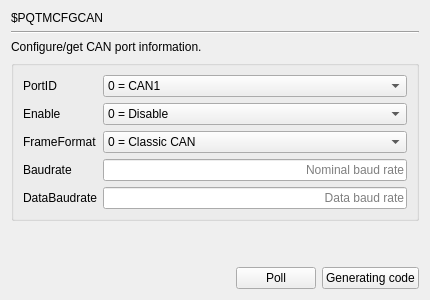
     <widget class="QWidget" name="page_PQTMCFGCAN">
      <layout class="QGridLayout" name="gridLayout_19">
       <item row="0" column="0">
        <widget class="QLabel" name="label_510">
         <property name="text">
          <string>$PQTMCFGCAN</string>
         </property>
        </widget>
       </item>
       <item row="1" column="0" colspan="4">
        <widget class="Line" name="line_133">
         <property name="orientation">
          <enum>Qt::Horizontal</enum>
         </property>
        </widget>
       </item>
       <item row="2" column="0" colspan="3">
        <widget class="QLabel" name="label_511">
         <property name="text">
          <string>Configure/get CAN port information.</string>
         </property>
        </widget>
       </item>
       <item row="3" column="0" colspan="4">
        <widget class="QGroupBox" name="groupBox_10">
         <property name="title">
          <string/>
         </property>
         <layout class="QGridLayout" name="gridLayout_18">
          <item row="4" column="0">
           <widget class="QLabel" name="label_14">
            <property name="text">
             <string>DataBaudrate</string>
            </property>
           </widget>
          </item>
          <item row="1" column="1">
           <widget class="QComboBox" name="comboBox_PQTMCFGCAN_Enable">
            <item>
             <property name="text">
              <string>0 = Disable</string>
             </property>
            </item>
            <item>
             <property name="text">
              <string>1 = Enable</string>
             </property>
            </item>
           </widget>
          </item>
          <item row="0" column="1">
           <widget class="QComboBox" name="comboBox_PQTMCFGCAN_PortID">
            <item>
             <property name="text">
              <string>0 = CAN1</string>
             </property>
            </item>
           </widget>
          </item>
          <item row="1" column="0">
           <widget class="QLabel" name="label_52">
            <property name="text">
             <string>Enable</string>
            </property>
           </widget>
          </item>
          <item row="3" column="0">
           <widget class="QLabel" name="label_13">
            <property name="text">
             <string>Baudrate</string>
            </property>
           </widget>
          </item>
          <item row="2" column="1">
           <widget class="QComboBox" name="comboBox_PQTMCFGCAN_FrameFormat">
            <item>
             <property name="text">
              <string>0 = Classic CAN</string>
             </property>
            </item>
            <item>
             <property name="text">
              <string>1 = CANFD no BRS</string>
             </property>
            </item>
            <item>
             <property name="text">
              <string>2 = CANFD with BRS</string>
             </property>
            </item>
           </widget>
          </item>
          <item row="0" column="0">
           <widget class="QLabel" name="label_51">
            <property name="text">
             <string>PortID</string>
            </property>
           </widget>
          </item>
          <item row="3" column="1">
           <widget class="QLineEdit" name="lineEdit_PQTMCFGCAN_Baudrate">
            <property name="alignment">
             <set>Qt::AlignRight|Qt::AlignTrailing|Qt::AlignVCenter</set>
            </property>
            <property name="placeholderText">
             <string>Nominal baud rate</string>
            </property>
           </widget>
          </item>
          <item row="4" column="1">
           <widget class="QLineEdit" name="lineEdit_PQTMCFGCAN_DataBaudrate">
            <property name="alignment">
             <set>Qt::AlignRight|Qt::AlignTrailing|Qt::AlignVCenter</set>
            </property>
            <property name="placeholderText">
             <string>Data baud rate</string>
            </property>
           </widget>
          </item>
          <item row="2" column="0">
           <widget class="QLabel" name="label_53">
            <property name="text">
             <string>FrameFormat</string>
            </property>
           </widget>
          </item>
         </layout>
        </widget>
       </item>
       <item row="4" column="3">
        <spacer name="verticalSpacer_133">
         <property name="orientation">
          <enum>Qt::Vertical</enum>
         </property>
         <property name="sizeHint" stdset="0">
          <size>
           <width>20</width>
           <height>40</height>
          </size>
         </property>
        </spacer>
       </item>
       <item row="5" column="0">
        <spacer name="horizontalSpacer_133">
         <property name="orientation">
          <enum>Qt::Horizontal</enum>
         </property>
         <property name="sizeHint" stdset="0">
          <size>
           <width>219</width>
           <height>20</height>
          </size>
         </property>
        </spacer>
       </item>
       <item row="5" column="1">
        <widget class="QPushButton" name="poll_PQTMCFGCAN">
         <property name="text">
          <string>Poll</string>
         </property>
        </widget>
       </item>
       <item row="5" column="2" colspan="2">
        <widget class="QPushButton" name="GC_PQTMCFGCAN">
         <property name="text">
          <string>Generating code</string>
         </property>
        </widget>
       </item>
      </layout>
     </widget>
